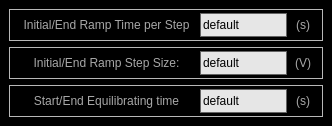
<?xml version="1.0" encoding="UTF-8"?>
<ui version="4.0">
 <class>MainWindow</class>
 <widget class="QMainWindow" name="MainWindow">
  <property name="geometry">
   <rect>
    <x>0</x>
    <y>0</y>
    <width>332</width>
    <height>126</height>
   </rect>
  </property>
  <property name="windowTitle">
   <string>Setting</string>
  </property>
  <property name="windowIcon">
   <iconset resource="../../Resources/DEMONSResources.qrc">
    <normaloff>:/Pictures/Pictures/DemonLogo.png</normaloff>:/Pictures/Pictures/DemonLogo.png</iconset>
  </property>
  <widget class="QWidget" name="centralwidget">
   <property name="styleSheet">
    <string notr="true">#centralwidget{
background-color: rgb(0, 0, 0);
}

QLabel{
color:rgb(168,168,168)
}

QLineEdit{
border: 1px solid rgb(100,100,100);
background-color:rgb(230,230,230);
}


</string>
   </property>
   <layout class="QGridLayout" name="gridLayout_3" rowstretch="1,1,1">
    <item row="1" column="0">
     <widget class="QFrame" name="frame_2">
      <property name="frameShape">
       <enum>QFrame::StyledPanel</enum>
      </property>
      <property name="frameShadow">
       <enum>QFrame::Raised</enum>
      </property>
      <layout class="QGridLayout" name="gridLayout_2" columnstretch="2,1,0">
       <property name="topMargin">
        <number>3</number>
       </property>
       <property name="bottomMargin">
        <number>3</number>
       </property>
       <item row="0" column="0">
        <widget class="QLabel" name="label_19">
         <property name="minimumSize">
          <size>
           <width>60</width>
           <height>20</height>
          </size>
         </property>
         <property name="styleSheet">
          <string notr="true">#label_ImageNum{
color: rgb(168, 168, 168)
}</string>
         </property>
         <property name="text">
          <string>Initial/End Ramp Step Size:</string>
         </property>
         <property name="alignment">
          <set>Qt::AlignCenter</set>
         </property>
        </widget>
       </item>
       <item row="0" column="1">
        <widget class="QLineEdit" name="lineEdit_Setting_RampStepSize">
         <property name="sizePolicy">
          <sizepolicy hsizetype="Preferred" vsizetype="Preferred">
           <horstretch>0</horstretch>
           <verstretch>0</verstretch>
          </sizepolicy>
         </property>
         <property name="minimumSize">
          <size>
           <width>50</width>
           <height>20</height>
          </size>
         </property>
         <property name="maximumSize">
          <size>
           <width>16777215</width>
           <height>16777215</height>
          </size>
         </property>
         <property name="toolTip">
          <string>StepSize of the intial/end ramp</string>
         </property>
         <property name="text">
          <string>default</string>
         </property>
        </widget>
       </item>
       <item row="0" column="2">
        <widget class="QLabel" name="label_2">
         <property name="minimumSize">
          <size>
           <width>20</width>
           <height>20</height>
          </size>
         </property>
         <property name="text">
          <string>(V)</string>
         </property>
         <property name="alignment">
          <set>Qt::AlignCenter</set>
         </property>
        </widget>
       </item>
      </layout>
     </widget>
    </item>
    <item row="0" column="0">
     <widget class="QFrame" name="frame">
      <property name="frameShape">
       <enum>QFrame::StyledPanel</enum>
      </property>
      <property name="frameShadow">
       <enum>QFrame::Raised</enum>
      </property>
      <layout class="QGridLayout" name="gridLayout" columnstretch="2,1,0">
       <property name="topMargin">
        <number>3</number>
       </property>
       <property name="bottomMargin">
        <number>3</number>
       </property>
       <item row="0" column="0">
        <widget class="QLabel" name="label_18">
         <property name="minimumSize">
          <size>
           <width>60</width>
           <height>20</height>
          </size>
         </property>
         <property name="styleSheet">
          <string notr="true">#label_ImageNum{
color: rgb(168, 168, 168)
}</string>
         </property>
         <property name="text">
          <string>Initial/End Ramp Time per Step</string>
         </property>
         <property name="alignment">
          <set>Qt::AlignCenter</set>
         </property>
        </widget>
       </item>
       <item row="0" column="1">
        <widget class="QLineEdit" name="lineEdit_Setting_RampDelay">
         <property name="sizePolicy">
          <sizepolicy hsizetype="Preferred" vsizetype="Preferred">
           <horstretch>0</horstretch>
           <verstretch>0</verstretch>
          </sizepolicy>
         </property>
         <property name="minimumSize">
          <size>
           <width>50</width>
           <height>20</height>
          </size>
         </property>
         <property name="maximumSize">
          <size>
           <width>16777215</width>
           <height>16777215</height>
          </size>
         </property>
         <property name="toolTip">
          <string>Time for it wait for the intial/end ramp to wait at each step</string>
         </property>
         <property name="text">
          <string>default</string>
         </property>
        </widget>
       </item>
       <item row="0" column="2">
        <widget class="QLabel" name="label">
         <property name="minimumSize">
          <size>
           <width>20</width>
           <height>20</height>
          </size>
         </property>
         <property name="text">
          <string>(s)</string>
         </property>
         <property name="alignment">
          <set>Qt::AlignCenter</set>
         </property>
        </widget>
       </item>
      </layout>
     </widget>
    </item>
    <item row="2" column="0">
     <widget class="QFrame" name="frame_3">
      <property name="frameShape">
       <enum>QFrame::StyledPanel</enum>
      </property>
      <property name="frameShadow">
       <enum>QFrame::Raised</enum>
      </property>
      <layout class="QGridLayout" name="gridLayout_4" columnstretch="2,1,0">
       <property name="topMargin">
        <number>3</number>
       </property>
       <property name="bottomMargin">
        <number>3</number>
       </property>
       <item row="0" column="0">
        <widget class="QLabel" name="label_20">
         <property name="minimumSize">
          <size>
           <width>60</width>
           <height>20</height>
          </size>
         </property>
         <property name="styleSheet">
          <string notr="true">#label_ImageNum{
color: rgb(168, 168, 168)
}</string>
         </property>
         <property name="text">
          <string>Start/End Equilibrating time</string>
         </property>
         <property name="alignment">
          <set>Qt::AlignCenter</set>
         </property>
        </widget>
       </item>
       <item row="0" column="1">
        <widget class="QLineEdit" name="lineEdit_Setting_WaitTime">
         <property name="sizePolicy">
          <sizepolicy hsizetype="Preferred" vsizetype="Preferred">
           <horstretch>0</horstretch>
           <verstretch>0</verstretch>
          </sizepolicy>
         </property>
         <property name="minimumSize">
          <size>
           <width>50</width>
           <height>20</height>
          </size>
         </property>
         <property name="maximumSize">
          <size>
           <width>16777215</width>
           <height>16777215</height>
          </size>
         </property>
         <property name="toolTip">
          <string>How long it wait at start and end voltage for it to equilibruite</string>
         </property>
         <property name="text">
          <string>default</string>
         </property>
        </widget>
       </item>
       <item row="0" column="2">
        <widget class="QLabel" name="label_3">
         <property name="minimumSize">
          <size>
           <width>20</width>
           <height>20</height>
          </size>
         </property>
         <property name="text">
          <string>(s)</string>
         </property>
         <property name="alignment">
          <set>Qt::AlignCenter</set>
         </property>
        </widget>
       </item>
      </layout>
     </widget>
    </item>
   </layout>
  </widget>
 </widget>
 <resources>
  <include location="../../Resources/DEMONSResources.qrc"/>
 </resources>
 <connections/>
</ui>
